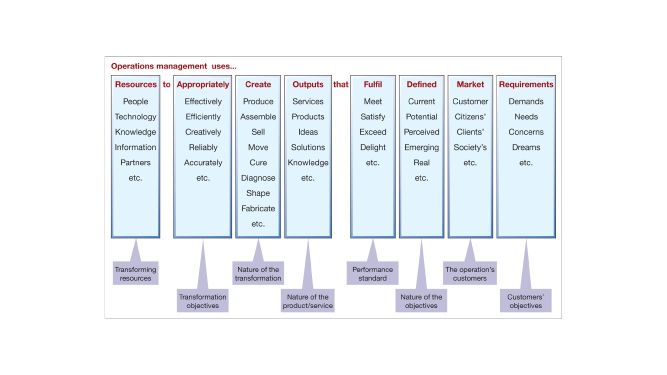
#> input picture img/slide-12.jpg, 1334 x 750 px (shown at 1/2 size); its folder holds only this picture in this run
$ python -i pecah.py   (imports and definitions only)
#> lines starting #> are read from the running program, lines starting #| are printed output that depends on the picture; after the words box and inside, x2 and y2 are one past the last pixel; in counts of white or black regions, pixels touching at a corner belong together
"""Memecah satu poster kolase menjadi potongan-potongan yang bisa digerakkan.

Pasangan dari gerak.py. Poster dibuat sekali oleh model gambar, lalu di sini
digunting jadi bagian-bagian; tiap bagian mengingat kotak asalnya, supaya
nanti bisa terbang pulang ke tempat yang persis sama.

Dua cara memotong:

  potong   kotak diambil apa adanya. Untuk guntingan koran, pita judul,
           balok teks. Cepat, bersih, dan gratis.
  gunting  kotak diambil lalu latarnya dibuang jadi transparan. Untuk
           tokoh, benda, stiker.

Penghematan yang penting di sini: latar poster memang SATU WARNA RATA,
karena begitulah kita memintanya di gaya.py. Warna rata bisa dibuang
sendiri oleh kode, gratis, tanpa memanggil layanan berbayar.

    lama  : 3 potongan x (4 kredit gambar + 1 kredit buang latar) = 15
    baru  : 1 poster x 4 kredit + buang latar sendiri             =  4

Pembuangan latar berbayar tetap disediakan sebagai cadangan, dipakai hanya
kalau pemeriksaan mutu menyatakan hasil lokalnya gagal. Jadi kredit hanya
keluar kalau memang perlu, bukan karena kebiasaan.

Kenapa harus merambat dari tepi, bukan sekadar membuang semua piksel yang
mirip warna latar: kalau tokohnya memakai baju krem dan latarnya juga krem,
membuang berdasarkan warna saja akan melubangi bajunya. Dengan merambat
dari tepi, hanya latar yang benar-benar bersambung ke luar yang dibuang,
dan krem yang terkurung di dalam siluet tetap aman.
"""
from __future__ import annotations

from dataclasses import dataclass, field
from pathlib import Path

import numpy as np
from PIL import Image, ImageDraw, ImageFilter


@dataclass
class Elemen:
    """Satu potongan poster.

    kotak adalah (x0, y0, x1, y1) dalam koordinat poster. Pusat kotak inilah
    tempat potongan itu pulang saat animasi selesai.
    """

    nama: str
    kotak: tuple[int, int, int, int]
    mode: str = "potong"                 # potong | gunting
    hapus: list[tuple[int, int, int, int]] = field(default_factory=list)
    berkas: Path | None = None
    lapis: int = 0                       # urutan gambar, kecil di belakang

    # [4 lines left out: function pusat, not called in this run]


@dataclass
class Mutu:
    """Hasil pemeriksaan pembuangan latar lokal."""

    terbuang: float          # persen piksel yang jadi transparan
    sisa_tepi: float         # persen piksel tepi kotak yang masih pekat
    layak: bool
    alasan: str = ""


def _warna_tepi(im: Image.Image, tebal: int = 14) -> np.ndarray:
    """Tebak warna latar dari empat pojok kotak.

    Pojok dipakai, bukan seluruh pita tepi. Kotak yang rapat mengelilingi
    sebuah benda memang menyenggol bendanya di tengah tiap sisi, jadi pita
    tepi penuh akan selalu terlihat tidak seragam dan pemeriksaan jadi
    salah menolak. Pojok hampir selalu latar.

    Nilai tengah dipakai, bukan rata-rata, supaya satu pojok yang kebetulan
    tertutup benda tidak menggeser tebakannya.
    """
    a = np.asarray(im.convert("RGB"), dtype=np.float32)
    h, w = a.shape[:2]
    t = max(3, min(tebal, h // 4, w // 4))
    pojok = np.concatenate([
        a[:t, :t].reshape(-1, 3), a[:t, -t:].reshape(-1, 3),
        a[-t:, :t].reshape(-1, 3), a[-t:, -t:].reshape(-1, 3),
    ])
    return np.median(pojok, axis=0)


def buang_latar_lokal(
    im: Image.Image,
    *,
    toleransi: float = 26.0,
    haluskan: int = 2,
) -> tuple[Image.Image, Mutu]:
    """Buang latar rata dengan merambat dari tepi. Gratis.

    toleransi adalah jarak warna yang masih dianggap latar, diukur pada
    salinan yang sudah dikaburkan supaya titik halftone tidak ikut dihitung.
    """
    rgb = im.convert("RGB")
    a = np.asarray(rgb, dtype=np.float32)
    h, w = a.shape[:2]
    warna = _warna_tepi(rgb)

    # Keputusan diambil di atas salinan yang dikaburkan, bukan di gambar
    # aslinya. Titik halftone membuat latar yang seharusnya rata tersebar
    # sampai enam puluh satuan warna, sehingga toleransi harus dilebarkan,
    # dan toleransi selebar itu ikut memakan tepi kertas putih potongannya.
    # Dikaburkan lebih dulu, sebaran latar turun ke belasan, jadi toleransi
    # bisa diperketat dan tepi potongan selamat. Topengnya tetap diterapkan
    # ke gambar asli yang masih tajam.
    kabur = np.asarray(rgb.filter(ImageFilter.GaussianBlur(3)), dtype=np.float32)
    jarak = np.sqrt(((kabur - warna) ** 2).sum(axis=2))
    mirip = (jarak < toleransi).astype(np.uint8) * 255

    # Merambat dari tepi: gambar dibingkai dulu supaya satu titik semai di
    # pojok sudah menjangkau semua tepi sekaligus.
    bingkai = Image.new("L", (w + 2, h + 2), 255)
    bingkai.paste(Image.fromarray(mirip, "L"), (1, 1))
    ImageDraw.floodfill(bingkai, (0, 0), 128, thresh=0)
    rambat = np.asarray(bingkai, dtype=np.uint8)[1:h + 1, 1:w + 1]
    latar = rambat == 128

    alpha = np.where(latar, 0, 255).astype(np.uint8)
    amask = Image.fromarray(alpha, "L")
    if haluskan:
        # Sedikit dikaburkan lalu dipertegas: menghilangkan gerigi piksel
        # tanpa membuat tepi jadi lembek.
        amask = amask.filter(ImageFilter.GaussianBlur(haluskan))
        amask = amask.point(lambda v: 0 if v < 110 else (255 if v > 165 else v))

    hasil = im.convert("RGBA")
    hasil.putalpha(amask)

    terbuang = float(latar.mean() * 100)
    # Uji kejujuran: piksel yang DINYATAKAN latar harus benar-benar seragam.
    # Ini pemeriksaan yang tepat, karena menilai hasil keputusannya sendiri,
    # bukan menebak dari pita tepi yang memang menyenggol bendanya.
    #
    # Diukur pada salinan kabur yang sama dengan yang dipakai memutuskan.
    # Kalau diukur di gambar asli, titik halftone latar selalu membuatnya
    # terlihat tidak seragam, dan potongan yang benar ikut tertolak.
    sebar = float(kabur[latar].std(axis=0).mean()) if latar.any() else 999.0
    tepi_pekat = float(np.asarray(amask)[[0, -1], :].mean() / 255 * 100)

    layak, alasan = True, ""
    if terbuang < 4:
        layak, alasan = False, "hampir tidak ada yang terbuang, latarnya mungkin tidak rata"
    elif terbuang > 96:
        layak, alasan = False, "hampir semuanya terbuang, kotaknya mungkin salah"
    elif sebar > 30:
        layak, alasan = False, (f"yang dibuang ternyata tidak seragam (sebar {sebar:.0f}), "
                                "latarnya bukan warna rata")
    else:
        # Penjaga yang paling penting, dan yang paling mudah terlewat: latar
        # boleh terbuang seluruhnya dan tetap salah, kalau yang ikut termakan
        # adalah tepi kertas putih potongannya sendiri. Warna tepi kertas
        # memang dekat sekali dengan warna kertas latar.
        #
        # Kotak dipilih rapat mengelilingi bendanya, jadi tengah kotak
        # seharusnya benda. Kalau tengahnya ikut hilang, atau yang tersisa
        # jauh lebih kurus daripada kotaknya, berarti pembuangan menggerogoti
        # ke dalam dan hasilnya tidak boleh dipakai diam-diam.
        pekat = np.asarray(amask, dtype=np.uint8) > 40
        ty, tx = h // 2, w // 2
        inti = pekat[max(0, ty - h // 12):ty + h // 12 + 1,
                     max(0, tx - w // 12):tx + w // 12 + 1]
        if inti.size and inti.mean() < 0.35:
            layak, alasan = False, "tengah kotak ikut terbuang, tepi potongan tergerogoti"
        elif pekat.any():
            ys, xs = np.nonzero(pekat)
            isi = (xs.max() - xs.min() + 1) * (ys.max() - ys.min() + 1) / float(w * h)
            if isi < 0.35:
                layak, alasan = False, (f"sisa potongan cuma {isi*100:.0f}% dari kotaknya, "
                                        "kemungkinan tepinya ikut termakan")
    return hasil, Mutu(terbuang, tepi_pekat, layak, alasan)


# [361 lines left out: functions _hapus_bagian, buang_terbesar, pecah_poster, _gunting_berbayar, _komponen, temukan_panel and 4 more, not called in this run]

>>> from PIL import Image
>>> picture = Image.open('../../img/slide-12.jpg')
#> picture is the input picture: PIL image 1334x750 RGB; mean R, G, B 239.1, 242.7, 246.7
>>> result = buang_latar_lokal(picture)
#> in _warna_tepi, `pojok = np.concatenate([ a[:t, :t].reshape(-1, 3), a[:t, -t:].reshape(..`: pojok = 784 rows, first 8: [255, 255, 255], [255, 255, 255], [255, 255, 255], [255, 255, 255], [255, 255, 255], [255, 255, 255], [255, 255, 255], [255, 255, 255]
#> in buang_latar_lokal, `warna = _warna_tepi(rgb)`: warna = [255, 255, 255]
#> in buang_latar_lokal, `kabur = np.asarray(rgb.filter(ImageFilter.GaussianBlur(3)), dtype=np.f..`:
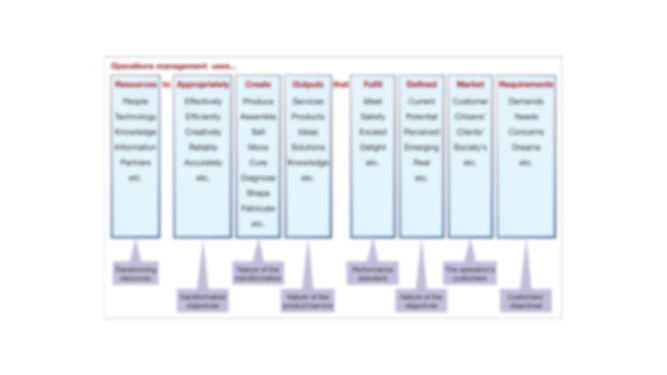
#> kabur: shape (750, 1334, 3) float32 (shown at 1/2 size); mean R, G, B 239.4, 242.9, 247.5
#> in buang_latar_lokal, `jarak = np.sqrt(((kabur - warna) ** 2).sum(axis=2))`:
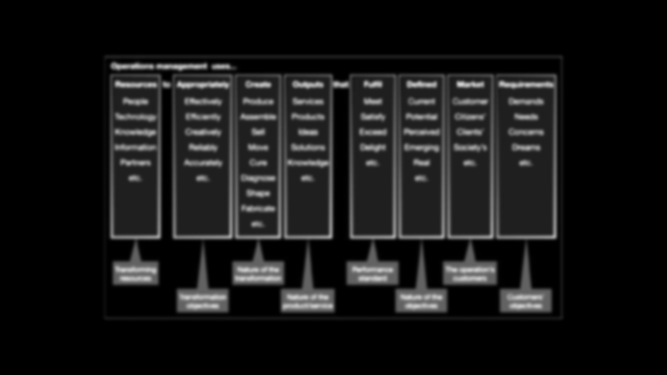
#> jarak: shape (750, 1334) float32 (shown at 1/2 size); min 0, max 210.1, mean 22.5
#> in buang_latar_lokal, `mirip = (jarak < toleransi).astype(np.uint8) * 255`:
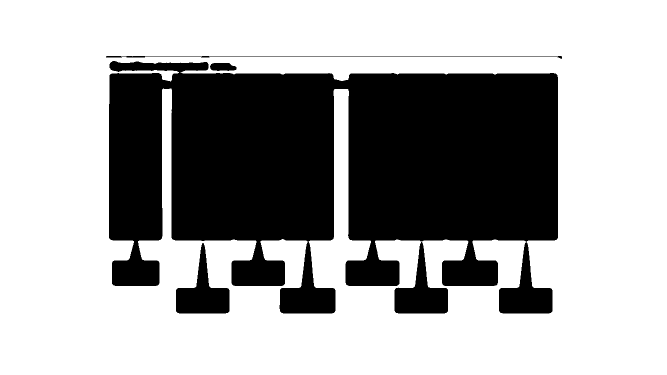
#> mirip: shape (750, 1334) (shown at 1/2 size); 65.9% white; 5 black regions, box (x1, y1, x2, y2) and area: (218, 122, 1116, 627) 325675, (789, 484, 896, 627) 6891, (352, 486, 459, 627) 6866, (212, 112, 1124, 118) 1104, (420, 126, 473, 142) 696
#> in buang_latar_lokal, `bingkai = Image.new("L", (w + 2, h + 2), 255)`: bingkai: PIL image 1336x752 L; every value is 255
#> in buang_latar_lokal, `bingkai.paste(Image.fromarray(mirip, "L"), (1, 1))`:
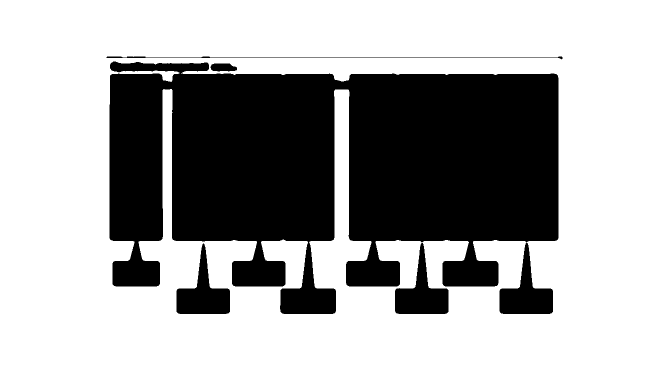
#> bingkai: PIL image 1336x752 L (shown at 1/2 size); 66% white; 5 black regions, box (x1, y1, x2, y2) and area: (219, 123, 1117, 628) 325675, (790, 485, 897, 628) 6891, (353, 487, 460, 628) 6866, (213, 113, 1125, 119) 1104, (421, 127, 474, 143) 696
#> in buang_latar_lokal, `amask = amask.point(lambda v: 0 if v < 110 else (255 if v > 165 else v))`:
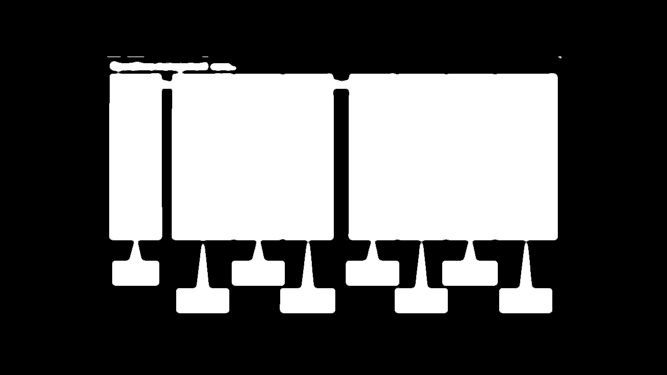
#> amask: PIL image 1334x750 L (shown at 1/2 size); min 0, max 255, mean 86.1
#> in buang_latar_lokal, `terbuang = float(latar.mean() * 100)`: terbuang = 65.89
#> in buang_latar_lokal, `sebar = float(kabur[latar].std(axis=0).mean()) if latar.any() else 999.0`: sebar = 2.51
#> in buang_latar_lokal, `tepi_pekat = float(np.asarray(amask)[[0, -1], :].mean() / 255 * 100)`: tepi_pekat = 0
#> in buang_latar_lokal, `pekat = np.asarray(amask, dtype=np.uint8) > 40`:
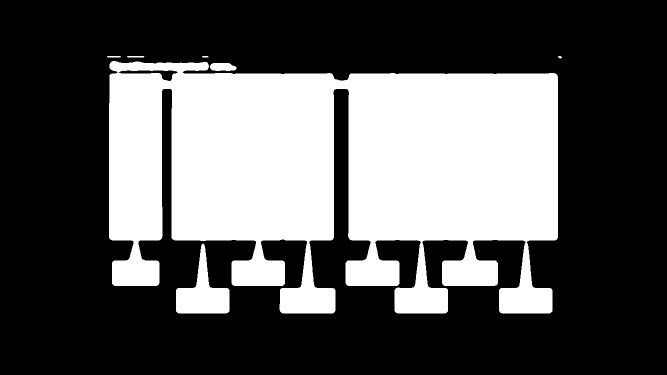
#> pekat: shape (750, 1334) bool (shown at 1/2 size); 34.1% white; 7 white regions, largest, box (x1, y1, x2, y2) and area: (218, 122, 1116, 627) 333315, (352, 487, 459, 627) 6916, (420, 126, 473, 142) 715
#> in buang_latar_lokal, `inti = pekat[max(0, ty - h // 12):ty + h // 12 + 1, max(0, tx - w // 1..`:
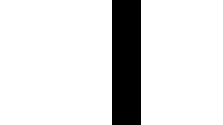
#> inti: shape (125, 223) bool; 87% white; 1 black region, box (x1, y1, x2, y2) and area: (112, 0, 141, 125) 3625
#> in buang_latar_lokal, `isi = (xs.max() - xs.min() + 1) * (ys.max() - ys.min() + 1) / float(w ..`: isi = 0.468

$ run again, on img/slide-13.jpg
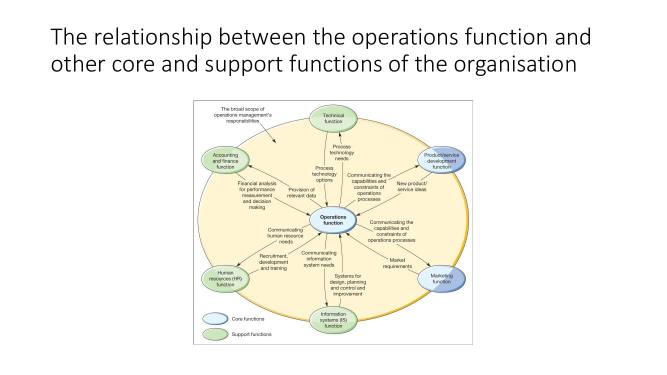
#> input picture img/slide-13.jpg, 1334 x 750 px (shown at 1/2 size)
#> picture is the input picture: PIL image 1334x750 RGB; mean R, G, B 247.2, 246.3, 240.5
#> pojok = 784 rows, first 8: [255, 255, 255], [255, 255, 255], [255, 255, 255], [255, 255, 255], [255, 255, 255], [255, 255, 255], [255, 255, 255], [255, 255, 255]
#> warna = [255, 255, 255]
#> in buang_latar_lokal, `mirip = (jarak < toleransi).astype(np.uint8) * 255`:
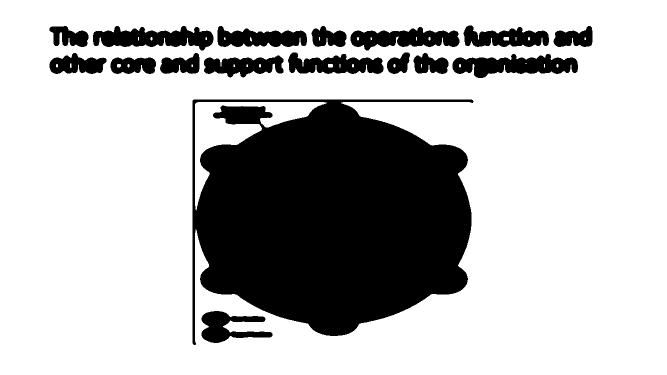
#> mirip: shape (750, 1334) (shown at 1/2 size); 73.4% white; 17 black regions, largest, box (x1, y1, x2, y2) and area: (385, 199, 947, 690) 202470, (905, 108, 1156, 156) 7476, (186, 52, 427, 101) 7292
#> latar: shape (750, 1334) bool; 72% white; 17 black regions, largest, box (x1, y1, x2, y2) and area: (385, 199, 947, 690) 216113, (905, 108, 1156, 156) 7542, (186, 52, 427, 101) 7346
#> terbuang = 71.97
#> sebar = 2.09
#> tepi_pekat = 0
#> in buang_latar_lokal, `pekat = np.asarray(amask, dtype=np.uint8) > 40`:
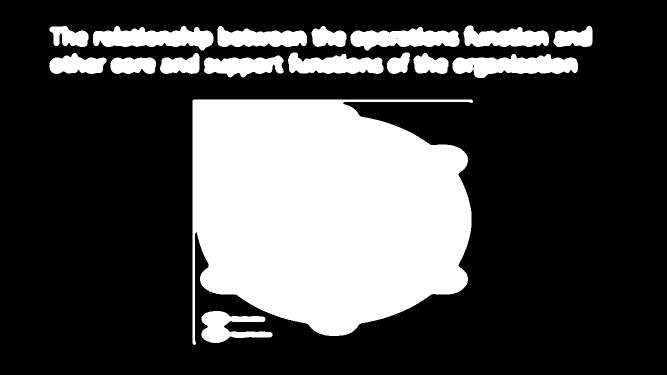
#> pekat: shape (750, 1334) bool (shown at 1/2 size); 28.3% white; 17 white regions, largest, box (x1, y1, x2, y2) and area: (385, 199, 946, 690) 216574, (905, 108, 1156, 156) 7812, (186, 52, 427, 101) 7609
#> inti: shape (125, 223) bool; every value is 1
#> isi = 0.694
